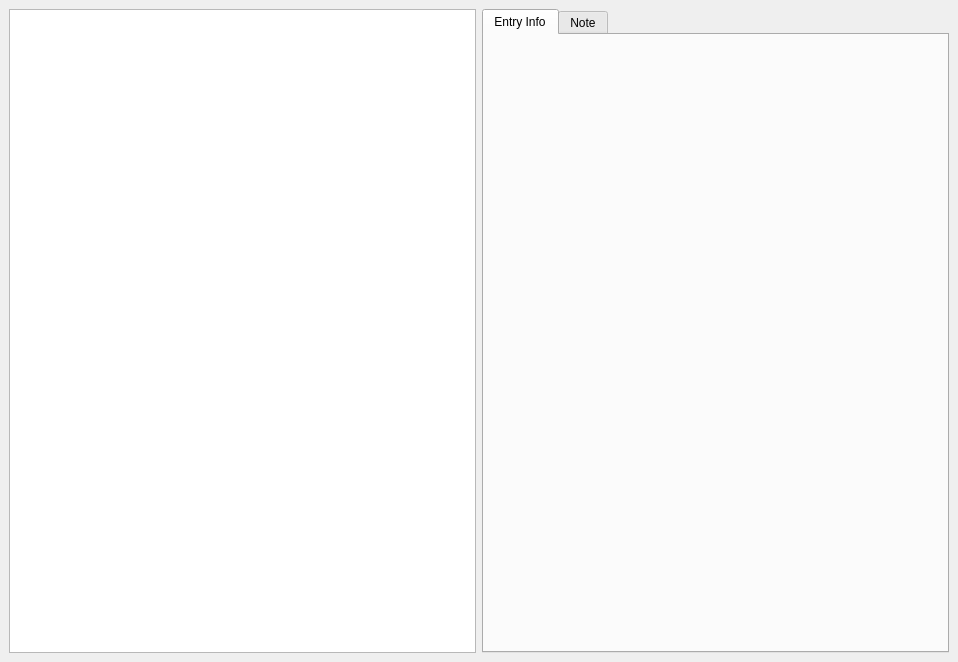
<?xml version="1.0" encoding="UTF-8"?>
<ui version="4.0">
 <class>MainWindow</class>
 <widget class="QMainWindow" name="MainWindow">
  <property name="geometry">
   <rect>
    <x>0</x>
    <y>0</y>
    <width>958</width>
    <height>662</height>
   </rect>
  </property>
  <property name="windowTitle">
   <string>MainWindow</string>
  </property>
  <widget class="QWidget" name="centralwidget">
   <layout class="QHBoxLayout" name="horizontalLayout_2">
    <item>
     <widget class="QTableView" name="entries_table"/>
    </item>
    <item>
     <widget class="QTabWidget" name="tabWidget">
      <property name="currentIndex">
       <number>0</number>
      </property>
      <widget class="QWidget" name="info_tab">
       <attribute name="title">
        <string>Entry Info</string>
       </attribute>
       <layout class="QFormLayout" name="formLayout_2"/>
      </widget>
      <widget class="QWidget" name="note_tab">
       <attribute name="title">
        <string>Note</string>
       </attribute>
      </widget>
     </widget>
    </item>
   </layout>
  </widget>
  <widget class="QMenuBar" name="menubar">
   <property name="geometry">
    <rect>
     <x>0</x>
     <y>0</y>
     <width>958</width>
     <height>24</height>
    </rect>
   </property>
  </widget>
 </widget>
 <resources/>
 <connections/>
</ui>
